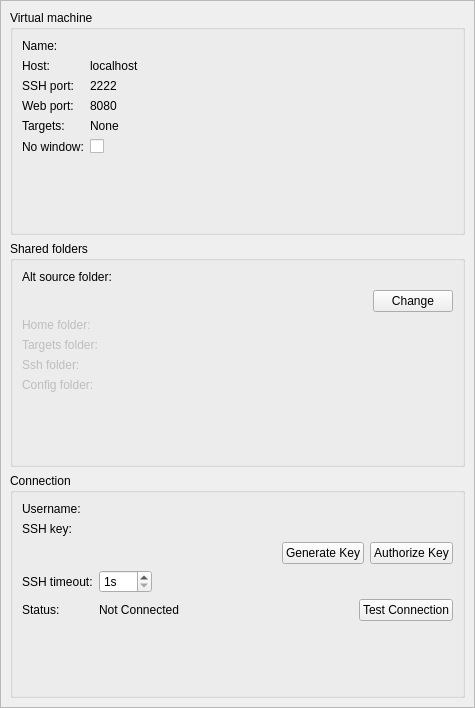
<?xml version="1.0" encoding="UTF-8"?>
<ui version="4.0">
 <class>Mer::Internal::MerSdkDetailsWidget</class>
 <widget class="QWidget" name="Mer::Internal::MerSdkDetailsWidget">
  <property name="geometry">
   <rect>
    <x>0</x>
    <y>0</y>
    <width>475</width>
    <height>708</height>
   </rect>
  </property>
  <property name="windowTitle">
   <string>Dialog</string>
  </property>
  <layout class="QVBoxLayout" name="sdkDetailsWidgetLayout">
   <property name="leftMargin">
    <number>0</number>
   </property>
   <property name="topMargin">
    <number>0</number>
   </property>
   <property name="rightMargin">
    <number>0</number>
   </property>
   <property name="bottomMargin">
    <number>0</number>
   </property>
   <item>
    <widget class="QScrollArea" name="scrollArea">
     <property name="sizePolicy">
      <sizepolicy hsizetype="MinimumExpanding" vsizetype="MinimumExpanding">
       <horstretch>0</horstretch>
       <verstretch>0</verstretch>
      </sizepolicy>
     </property>
     <property name="widgetResizable">
      <bool>true</bool>
     </property>
     <widget class="QWidget" name="scrollAreaContentsWidget">
      <property name="geometry">
       <rect>
        <x>0</x>
        <y>0</y>
        <width>471</width>
        <height>704</height>
       </rect>
      </property>
      <layout class="QVBoxLayout" name="scrollAreaContentsLayout">
       <item>
        <widget class="QGroupBox" name="virtualMachineGroupBox">
         <property name="title">
          <string>Virtual machine</string>
         </property>
         <layout class="QFormLayout" name="virtualMachineLayout">
          <property name="fieldGrowthPolicy">
           <enum>QFormLayout::ExpandingFieldsGrow</enum>
          </property>
          <property name="formAlignment">
           <set>Qt::AlignLeading|Qt::AlignLeft|Qt::AlignTop</set>
          </property>
          <item row="0" column="0">
           <widget class="QLabel" name="nameLabel">
            <property name="text">
             <string>Name:</string>
            </property>
           </widget>
          </item>
          <item row="0" column="1">
           <widget class="QLabel" name="nameLabelText">
            <property name="sizePolicy">
             <sizepolicy hsizetype="MinimumExpanding" vsizetype="Preferred">
              <horstretch>0</horstretch>
              <verstretch>0</verstretch>
             </sizepolicy>
            </property>
            <property name="text">
             <string/>
            </property>
            <property name="textInteractionFlags">
             <set>Qt::LinksAccessibleByMouse|Qt::TextSelectableByKeyboard|Qt::TextSelectableByMouse</set>
            </property>
           </widget>
          </item>
          <item row="1" column="0">
           <widget class="QLabel" name="hostLabel">
            <property name="text">
             <string>Host:</string>
            </property>
           </widget>
          </item>
          <item row="1" column="1">
           <widget class="QLabel" name="hostLabelText">
            <property name="sizePolicy">
             <sizepolicy hsizetype="MinimumExpanding" vsizetype="Preferred">
              <horstretch>0</horstretch>
              <verstretch>0</verstretch>
             </sizepolicy>
            </property>
            <property name="text">
             <string>localhost</string>
            </property>
            <property name="textInteractionFlags">
             <set>Qt::LinksAccessibleByMouse|Qt::TextSelectableByKeyboard|Qt::TextSelectableByMouse</set>
            </property>
           </widget>
          </item>
          <item row="2" column="0">
           <widget class="QLabel" name="portLabel">
            <property name="text">
             <string>SSH port:</string>
            </property>
           </widget>
          </item>
          <item row="2" column="1">
           <widget class="QLabel" name="sshPortLabelText">
            <property name="sizePolicy">
             <sizepolicy hsizetype="MinimumExpanding" vsizetype="Preferred">
              <horstretch>0</horstretch>
              <verstretch>0</verstretch>
             </sizepolicy>
            </property>
            <property name="text">
             <string>2222</string>
            </property>
            <property name="textInteractionFlags">
             <set>Qt::LinksAccessibleByMouse|Qt::TextSelectableByKeyboard|Qt::TextSelectableByMouse</set>
            </property>
           </widget>
          </item>
          <item row="3" column="0">
           <widget class="QLabel" name="wwwPorLabel">
            <property name="text">
             <string>Web port:</string>
            </property>
           </widget>
          </item>
          <item row="3" column="1">
           <widget class="QLabel" name="wwwPortLabelText">
            <property name="sizePolicy">
             <sizepolicy hsizetype="MinimumExpanding" vsizetype="Preferred">
              <horstretch>0</horstretch>
              <verstretch>0</verstretch>
             </sizepolicy>
            </property>
            <property name="text">
             <string>8080</string>
            </property>
            <property name="textInteractionFlags">
             <set>Qt::LinksAccessibleByMouse|Qt::TextSelectableByKeyboard|Qt::TextSelectableByMouse</set>
            </property>
           </widget>
          </item>
          <item row="4" column="0">
           <widget class="QLabel" name="targetsLabel">
            <property name="text">
             <string>Targets:</string>
            </property>
           </widget>
          </item>
          <item row="4" column="1">
           <widget class="QLabel" name="targetsListLabel">
            <property name="sizePolicy">
             <sizepolicy hsizetype="MinimumExpanding" vsizetype="Preferred">
              <horstretch>0</horstretch>
              <verstretch>0</verstretch>
             </sizepolicy>
            </property>
            <property name="text">
             <string>None</string>
            </property>
            <property name="textInteractionFlags">
             <set>Qt::LinksAccessibleByMouse|Qt::TextSelectableByKeyboard|Qt::TextSelectableByMouse</set>
            </property>
           </widget>
          </item>
          <item row="5" column="0">
           <widget class="QLabel" name="headlessLabel">
            <property name="text">
             <string>No window:</string>
            </property>
           </widget>
          </item>
          <item row="5" column="1">
           <widget class="QCheckBox" name="headlessCheckBox">
            <property name="toolTip">
             <string>&lt;html&gt;&lt;head/&gt;&lt;body&gt;&lt;p&gt;If enabled the virtual machine will be run in a windowless mode (default).&lt;/p&gt;&lt;p&gt;Changing this setting requires restarting the virtual machine.&lt;/p&gt;&lt;p&gt;&lt;br/&gt;&lt;/p&gt;&lt;/body&gt;&lt;/html&gt;</string>
            </property>
            <property name="text">
             <string/>
            </property>
           </widget>
          </item>
         </layout>
        </widget>
       </item>
       <item>
        <widget class="QGroupBox" name="sharedFoldersGroupBox">
         <property name="title">
          <string>Shared folders</string>
         </property>
         <layout class="QFormLayout" name="sharedFoldersLayout">
          <property name="fieldGrowthPolicy">
           <enum>QFormLayout::ExpandingFieldsGrow</enum>
          </property>
          <property name="formAlignment">
           <set>Qt::AlignLeading|Qt::AlignLeft|Qt::AlignTop</set>
          </property>
          <item row="0" column="0">
           <widget class="QLabel" name="srcFolderLabel">
            <property name="text">
             <string>Alt source folder:</string>
            </property>
           </widget>
          </item>
          <item row="0" column="1">
           <widget class="Utils::PathChooser" name="srcFolderPathChooser" native="true">
            <property name="sizePolicy">
             <sizepolicy hsizetype="Expanding" vsizetype="Preferred">
              <horstretch>0</horstretch>
              <verstretch>0</verstretch>
             </sizepolicy>
            </property>
            <property name="toolTip">
             <string>&lt;html&gt;&lt;head/&gt;&lt;body&gt;&lt;p&gt;&lt;span style=&quot; font-weight:600;&quot;&gt;The alternative source folder path.&lt;/span&gt;&lt;/p&gt;&lt;p&gt;Your projects can be located under your home folder or under this folder.&lt;/p&gt;&lt;/body&gt;&lt;/html&gt;</string>
            </property>
           </widget>
          </item>
          <item row="1" column="1">
           <layout class="QHBoxLayout" name="srcFolderPushButtonLayout">
            <item>
             <spacer name="horizontalSpacer_2">
              <property name="orientation">
               <enum>Qt::Horizontal</enum>
              </property>
              <property name="sizeHint" stdset="0">
               <size>
                <width>40</width>
                <height>20</height>
               </size>
              </property>
             </spacer>
            </item>
            <item>
             <widget class="QPushButton" name="srcFolderApplyButton">
              <property name="toolTip">
               <string>&lt;html&gt;&lt;head/&gt;&lt;body&gt;&lt;p&gt;&lt;span style=&quot; font-weight:600;&quot;&gt;Change the alternative source location folder.&lt;/span&gt;&lt;/p&gt;&lt;p&gt;By default MerSDK can read project sources only from your home directory. You can specify here another location for your projects. You will need to stop MerSDK before this setting can be changed.&lt;/p&gt;&lt;/body&gt;&lt;/html&gt;</string>
              </property>
              <property name="text">
               <string>Change</string>
              </property>
             </widget>
            </item>
           </layout>
          </item>
          <item row="2" column="0">
           <widget class="QLabel" name="homeFolderLabel">
            <property name="enabled">
             <bool>false</bool>
            </property>
            <property name="text">
             <string>Home folder:</string>
            </property>
           </widget>
          </item>
          <item row="2" column="1">
           <widget class="QLabel" name="homeFolderPathLabel">
            <property name="enabled">
             <bool>false</bool>
            </property>
            <property name="sizePolicy">
             <sizepolicy hsizetype="MinimumExpanding" vsizetype="Preferred">
              <horstretch>0</horstretch>
              <verstretch>0</verstretch>
             </sizepolicy>
            </property>
            <property name="text">
             <string/>
            </property>
            <property name="wordWrap">
             <bool>true</bool>
            </property>
            <property name="textInteractionFlags">
             <set>Qt::LinksAccessibleByMouse|Qt::TextSelectableByKeyboard|Qt::TextSelectableByMouse</set>
            </property>
           </widget>
          </item>
          <item row="3" column="0">
           <widget class="QLabel" name="targetFolderLabel">
            <property name="enabled">
             <bool>false</bool>
            </property>
            <property name="text">
             <string>Targets folder:</string>
            </property>
           </widget>
          </item>
          <item row="3" column="1">
           <widget class="QLabel" name="targetFolderPathLabel">
            <property name="enabled">
             <bool>false</bool>
            </property>
            <property name="sizePolicy">
             <sizepolicy hsizetype="MinimumExpanding" vsizetype="Preferred">
              <horstretch>0</horstretch>
              <verstretch>0</verstretch>
             </sizepolicy>
            </property>
            <property name="text">
             <string/>
            </property>
            <property name="wordWrap">
             <bool>true</bool>
            </property>
            <property name="textInteractionFlags">
             <set>Qt::LinksAccessibleByMouse|Qt::TextSelectableByKeyboard|Qt::TextSelectableByMouse</set>
            </property>
           </widget>
          </item>
          <item row="4" column="0">
           <widget class="QLabel" name="sshFolderLabel">
            <property name="enabled">
             <bool>false</bool>
            </property>
            <property name="text">
             <string>Ssh folder:</string>
            </property>
           </widget>
          </item>
          <item row="4" column="1">
           <widget class="QLabel" name="sshFolderPathLabel">
            <property name="enabled">
             <bool>false</bool>
            </property>
            <property name="sizePolicy">
             <sizepolicy hsizetype="MinimumExpanding" vsizetype="Preferred">
              <horstretch>0</horstretch>
              <verstretch>0</verstretch>
             </sizepolicy>
            </property>
            <property name="text">
             <string/>
            </property>
            <property name="wordWrap">
             <bool>true</bool>
            </property>
            <property name="textInteractionFlags">
             <set>Qt::LinksAccessibleByMouse|Qt::TextSelectableByKeyboard|Qt::TextSelectableByMouse</set>
            </property>
           </widget>
          </item>
          <item row="5" column="0">
           <widget class="QLabel" name="configFolderLabel">
            <property name="enabled">
             <bool>false</bool>
            </property>
            <property name="text">
             <string>Config folder:</string>
            </property>
           </widget>
          </item>
          <item row="5" column="1">
           <widget class="QLabel" name="configFolderPathLabel">
            <property name="enabled">
             <bool>false</bool>
            </property>
            <property name="sizePolicy">
             <sizepolicy hsizetype="MinimumExpanding" vsizetype="Preferred">
              <horstretch>0</horstretch>
              <verstretch>0</verstretch>
             </sizepolicy>
            </property>
            <property name="text">
             <string/>
            </property>
            <property name="wordWrap">
             <bool>true</bool>
            </property>
            <property name="textInteractionFlags">
             <set>Qt::LinksAccessibleByMouse|Qt::TextSelectableByKeyboard|Qt::TextSelectableByMouse</set>
            </property>
           </widget>
          </item>
         </layout>
        </widget>
       </item>
       <item>
        <widget class="QGroupBox" name="connectionGroupBox">
         <property name="title">
          <string>Connection</string>
         </property>
         <layout class="QFormLayout" name="connectionLayout">
          <property name="fieldGrowthPolicy">
           <enum>QFormLayout::ExpandingFieldsGrow</enum>
          </property>
          <property name="formAlignment">
           <set>Qt::AlignLeading|Qt::AlignLeft|Qt::AlignTop</set>
          </property>
          <item row="0" column="0">
           <widget class="QLabel" name="userNameLabel">
            <property name="text">
             <string>Username:</string>
            </property>
           </widget>
          </item>
          <item row="0" column="1">
           <widget class="QLabel" name="userNameLabelText">
            <property name="text">
             <string/>
            </property>
            <property name="textInteractionFlags">
             <set>Qt::LinksAccessibleByMouse|Qt::TextSelectableByKeyboard|Qt::TextSelectableByMouse</set>
            </property>
           </widget>
          </item>
          <item row="1" column="0">
           <widget class="QLabel" name="sshKeyLabel">
            <property name="text">
             <string>SSH key: </string>
            </property>
           </widget>
          </item>
          <item row="1" column="1">
           <widget class="Utils::PathChooser" name="privateKeyPathChooser" native="true">
            <property name="sizePolicy">
             <sizepolicy hsizetype="Expanding" vsizetype="Preferred">
              <horstretch>0</horstretch>
              <verstretch>0</verstretch>
             </sizepolicy>
            </property>
           </widget>
          </item>
          <item row="2" column="1">
           <layout class="QHBoxLayout" name="sshKeyPushButtonLayout">
            <item>
             <spacer name="horizontalSpacer_3">
              <property name="orientation">
               <enum>Qt::Horizontal</enum>
              </property>
              <property name="sizeHint" stdset="0">
               <size>
                <width>40</width>
                <height>20</height>
               </size>
              </property>
             </spacer>
            </item>
            <item>
             <widget class="QPushButton" name="generateSshKeyPushButton">
              <property name="text">
               <string>Generate Key</string>
              </property>
             </widget>
            </item>
            <item>
             <widget class="QPushButton" name="authorizeSshKeyPushButton">
              <property name="text">
               <string>Authorize Key</string>
              </property>
             </widget>
            </item>
           </layout>
          </item>
          <item row="3" column="0">
           <widget class="QLabel" name="sshTimeoutLabel">
            <property name="text">
             <string>SSH timeout:</string>
            </property>
           </widget>
          </item>
          <item row="3" column="1">
           <widget class="QSpinBox" name="sshTimeoutSpinBox">
            <property name="sizePolicy">
             <sizepolicy hsizetype="Fixed" vsizetype="Fixed">
              <horstretch>0</horstretch>
              <verstretch>0</verstretch>
             </sizepolicy>
            </property>
            <property name="suffix">
             <string>s</string>
            </property>
            <property name="minimum">
             <number>1</number>
            </property>
            <property name="maximum">
             <number>999</number>
            </property>
           </widget>
          </item>
          <item row="4" column="0">
           <widget class="QLabel" name="statusLabel">
            <property name="text">
             <string>Status:</string>
            </property>
           </widget>
          </item>
          <item row="4" column="1">
           <layout class="QHBoxLayout" name="statusLayout">
            <item>
             <widget class="QLabel" name="statusLabelText">
              <property name="sizePolicy">
               <sizepolicy hsizetype="MinimumExpanding" vsizetype="Preferred">
                <horstretch>0</horstretch>
                <verstretch>0</verstretch>
               </sizepolicy>
              </property>
              <property name="text">
               <string>Not Connected</string>
              </property>
             </widget>
            </item>
            <item>
             <widget class="QPushButton" name="testConnectionPushButton">
              <property name="text">
               <string>Test Connection</string>
              </property>
             </widget>
            </item>
           </layout>
          </item>
         </layout>
        </widget>
       </item>
      </layout>
     </widget>
    </widget>
   </item>
  </layout>
 </widget>
 <customwidgets>
  <customwidget>
   <class>Utils::PathChooser</class>
   <extends>QWidget</extends>
   <header location="global">utils/pathchooser.h</header>
   <container>1</container>
   <slots>
    <signal>editingFinished()</signal>
    <signal>browsingFinished()</signal>
   </slots>
  </customwidget>
 </customwidgets>
 <resources/>
 <connections/>
</ui>
